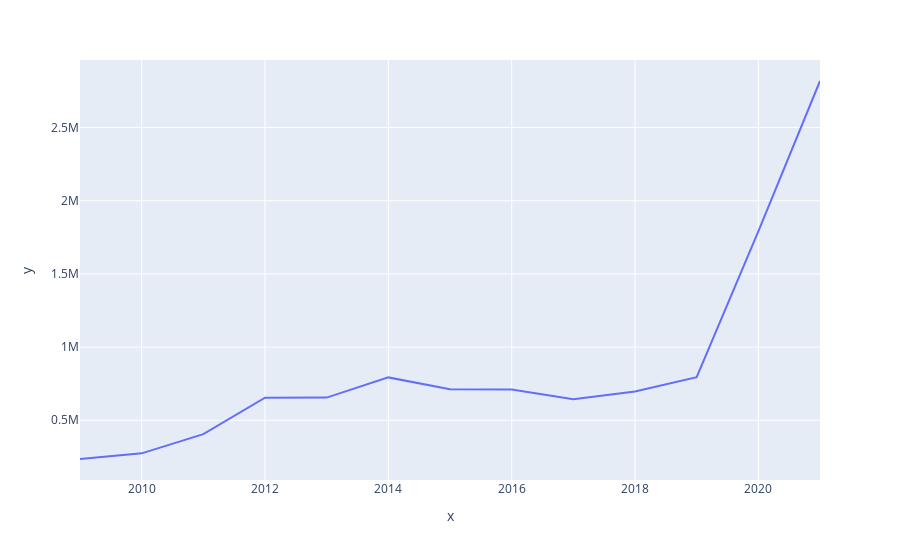

Notebook source saved alongside this figure:
### Code cell
# Specify the data
years = [2009, 2010, 2011, 2012, 2013, 2014, 2015, 2016, 2017, 2018, 2019, 2020, 2021]
total_reviews = [235506, 273981, 405041, 654546, 654907, 792997, 711669, 709800, 644420, 696521, 794917, 1790733, 2818117]

fig = px.line(x=years, y=total_reviews)
fig.show()

### Figure 1 — Plotly figure (JSON) as saved in the notebook; plotly's stock layout.template omitted (floating-point values rounded to 4 significant figures)
{"data": [{"hovertemplate": "x=%{x}<br>y=%{y}<extra></extra>", "legendgroup": "", "line": {"color": "#636efa", "dash": "solid"}, "marker": {"symbol": "circle"}, "mode": "lines", "name": "", "orientation": "v", "showlegend": false, "x": [2009, 2010, 2011, 2012, 2013, 2014, 2015, 2016, 2017, 2018, 2019, 2020, 2021], "xaxis": "x", "y": [235506, 273981, 405041, 654546, 654907, 792997, 711669, 709800, 644420, 696521, 794917, 1790733, 2818117], "yaxis": "y", "type": "scatter"}], "layout": {"xaxis": {"anchor": "y", "domain": [0, 1], "title": {"text": "x"}}, "yaxis": {"anchor": "x", "domain": [0, 1], "title": {"text": "y"}}, "legend": {"tracegroupgap": 0}, "margin": {"t": 60}}}
